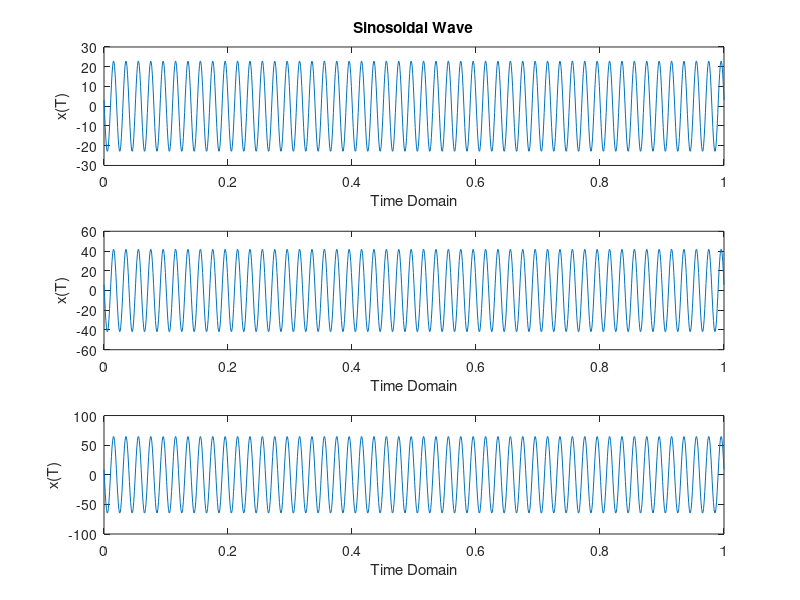

MATLAB code to generate this figure:
%23-51854-2
%AB-CDEFG-H

close all;

A1 = 23;
A2 = 42;
CDEF = 50;

j1 = 14;
j2 = 30;

fs = 1000;
t = 0 : 1/fs : 1;

x = A1 .*cos(2*pi*(CDEF)*t + j1);

subplot(3,1,1)
plot(t,x);
title('Sinosoidal Wave')
xlabel('Time Domain');
ylabel('x(T)')

x1 = A2 .*cos(2*pi*(CDEF)*t + j1);

subplot(3,1,2)
plot(t,x1);
xlabel('Time Domain');
ylabel('x(T)')

A3 = A1 + A2 ;
x2 = A3 .*cos(2*pi*(CDEF)*t + j1);

subplot(3,1,3)
plot(t,x2);
xlabel('Time Domain');
ylabel('x(T)')